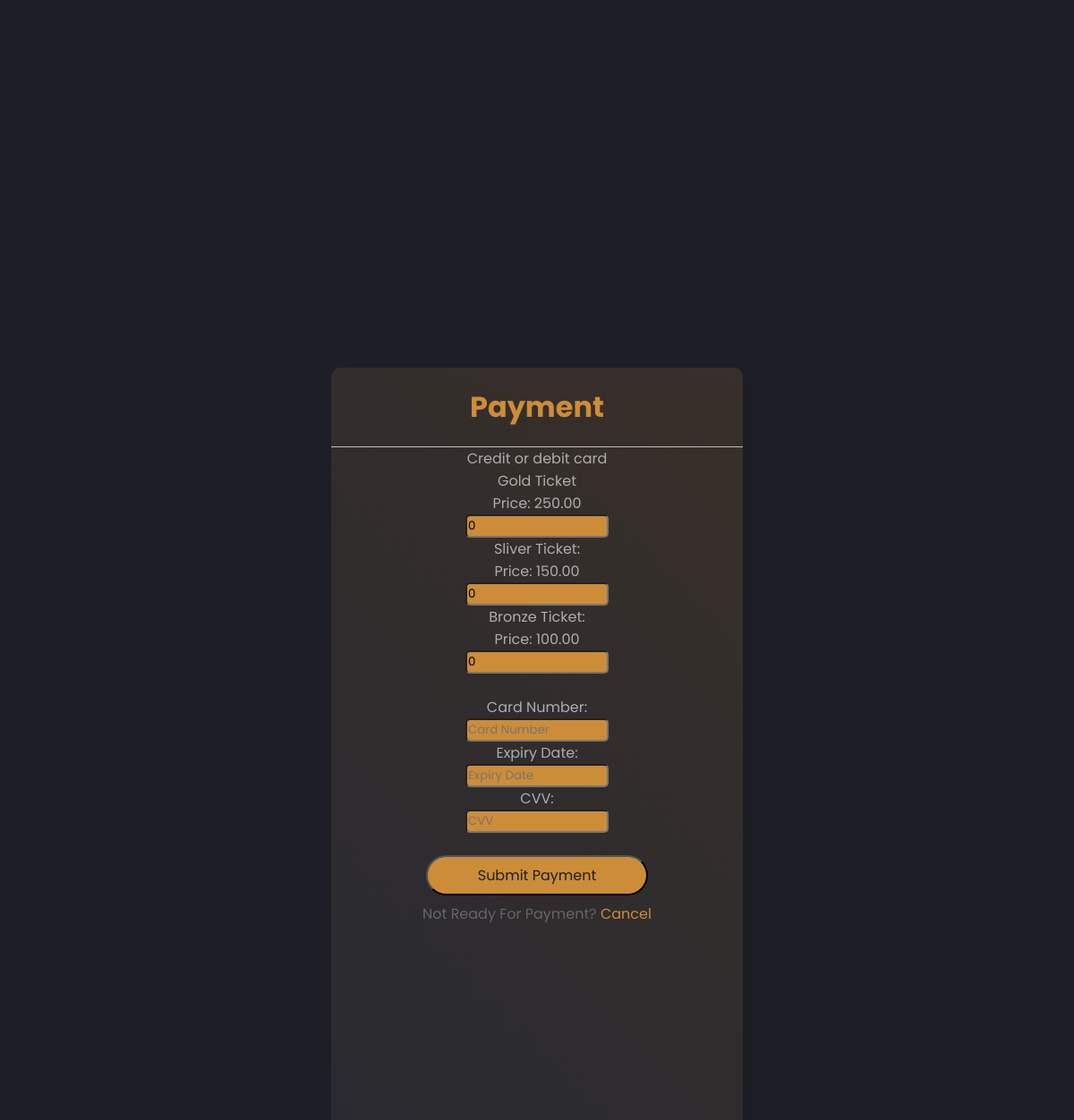
Page /datail/1/payment/ on the committed database.
### Concert/models.py (models this page shows, shortened)
class GoldTicket(models.Model):
    name = models.CharField(max_length=120, unique=True)
    type = models.CharField(max_length=20, default="Gold", editable=False)
    price = models.DecimalField(max_digits=10, decimal_places=2)
    numOfTicket = models.PositiveIntegerField()

class SliverTicket(models.Model):
    name = models.CharField(max_length=120, unique=True)
    type = models.CharField(max_length=20, default="Sliver" ,editable=False)
    price = models.DecimalField(max_digits=10, decimal_places=2)
    numOfTicket = models.PositiveIntegerField()

class BronzeTicket(models.Model):
    name = models.CharField(max_length=120, unique=True)
    type = models.CharField(max_length=20, default="Bronze",editable=False)
    price = models.DecimalField(max_digits=10, decimal_places=2)
    numOfTicket = models.PositiveIntegerField()

### Concert/views.py (the view)
# urls.py: path('datail/<int:id>/payment/',payment , name= "payment" ),
def payment(request, id):
    if request.method == 'POST':
        gold_quantity = int(request.POST.get('g_quantity'))
        silver_quantity = int(request.POST.get('s_quantity'))
        bronze_quantity = int(request.POST.get('b_quantity'))
        gold_price = gold_quantity * GoldTicket.objects.first().price
        silver_price = silver_quantity * SliverTicket.objects.first().price
        bronze_price = bronze_quantity * BronzeTicket.objects.first().price
        total_amount = gold_price + silver_price + bronze_price
        gold_ticket = GoldTicket.objects.first()
        silver_ticket = SliverTicket.objects.first()
        bronze_ticket = BronzeTicket.objects.first()
        if gold_ticket.numOfTicket >= gold_quantity and silver_ticket.numOfTicket >= silver_quantity and bronze_ticket.numOfTicket >= bronze_quantity:
            gold_ticket.numOfTicket -= gold_quantity
            silver_ticket.numOfTicket -= silver_quantity
            bronze_ticket.numOfTicket -= bronze_quantity
            gold_ticket.save()
            silver_ticket.save()
            bronze_ticket.save()
            return redirect('/')
        else:
            return render(request, 'payment.html', {'error_message': 'Not enough tickets available'})
    else:
        gold_ticket = GoldTicket.objects.first()
        silver_ticket = SliverTicket.objects.first()
        bronze_ticket = BronzeTicket.objects.first()
        return render(request, 'payment.html', {'gold_ticket': gold_ticket, 'silver_ticket': silver_ticket, 'bronze_ticket': bronze_ticket, 'id':id})

### template/payment.html (shortened to what this page needs)
{% load static %}
<!DOCTYPE html>
<html lang="en" dir="ltr">
  <head>
    <link rel="stylesheet" type="text/css" href="{% static 'css/loginRegister.css' %}" />
  </head>
  <body>
    <div class="center">
      <h1>Payment</h1>
      <form id="payment-form" action="{% url 'payment' id %}" method="post" class="my-form">
        <label for="card-element"> Credit or debit card </label>
        <p>Gold Ticket</p>
        <p id="gold" name="{{gold_ticket.price}}">Price: {{gold_ticket.price}}</p>
        <input
          type="number"
          name="g_quantity"
          id="g_quantity"
          min="1"
          placeholder="Gold"
          value="0"
        />
        <p>Sliver Ticket:</p>
        <p id="silver" name="{{silver_ticket.price}}">Price: {{silver_ticket.price}}</p>
        <input
          type="number"
          name="s_quantity"
          id="s_quantity"
          min="1"
          placeholder="Sliver"
          value="0"
        />
        <p>Bronze Ticket:</p>
        <p id="bronze" name="{{bronze_ticket.price}}">Price: {{bronze_ticket.price}}</p>
        <input
          type="number"
          name="b_quantity"
          id="b_quantity"
          min="1"
          placeholder="Bronze"
          value="0"
        />
        <br />
        <p>Card Number:</p>
        <input type="text" name="amount" placeholder="Card Number" required />
        <p>Expiry Date:</p>
        <input
          type=""
          name="description"
          placeholder="Expiry Date"
          pattern="[0-9]{2}/[0-9]{2}"
          required
        />
        <p>CVV:</p>
        <input type="" name="description" placeholder="CVV" pattern="[0-9]{3}" required />
        <button class="btn-buy">Submit Payment</button>
      </form>
      <div class="signup_link">
        Not Ready For Payment? <a href="{% url 'home'  %}">Cancel</a>
      </div>
    </div>
  </body>
</html>

### static/css/loginRegister.css (style rules this page uses)
* { margin: 0; padding: 0; box-sizing: border-box; font-family: 'Poppins', sans-serif; }
body { margin: 0; padding: 0; background-color: #1e1f26; height: 100vh; overflow: hidden; }
.center { position: absolute; top: 68%; left: 50%; bottom: -100%; transform: translate(-50%, -50%); width: 460px; height: 880px; background: linear-gradient(45deg, rgba(255, 255, 255, 0.05), rgba(205, 140, 56, 0.15)); border-radius: 10px; box-shadow: 10px 10px 15px rgba(0, 0, 0, 0.05); }
.center h1 { text-align: center; padding: 20px; border-bottom: 1px solid silver; color: #cd8c38; }
.center form { padding: 20 40px; box-sizing: border-box; }
.signup_link { margin: 30px 0; text-align: center; font-size: 16px; color: #666666; }
.signup_link a { color: #cd8c38; text-decoration: none; }

### template/payment.html (style rules this page uses)
label, p { color:#adadad; }
input { color:black; border-radius: 5px; padding: 1px 1px; width: 10rem; background-color: #cd8c38; }
.center { position: absolute; top: 68%; left: 50%; bottom: -100%; transform: translate(-50%, -50%); width: 460px; height: 880px; background: linear-gradient(45deg, rgba(255, 255, 255, 0.05), rgba(205, 140, 56, 0.15)); border-radius: 10px; box-shadow: 10px 10px 15px rgba(0, 0, 0, 0.05); }
form { display: flex; flex-direction: column; justify-content: center; align-items: center; }
.btn-buy { display: inline-block; padding: 0.5rem 3.5rem; background-color: #cd8c38; border-radius: 2rem; color: #1e1f26; transition: 0.3s; font-size: 16px; }
.signup_link { margin: 8px 0; text-align: center; font-size: 16px; color: #666666; }

### rows in the picture
GoldTicket: price "250.00"
SliverTicket: price "150.00"
BronzeTicket: price "100.00"
